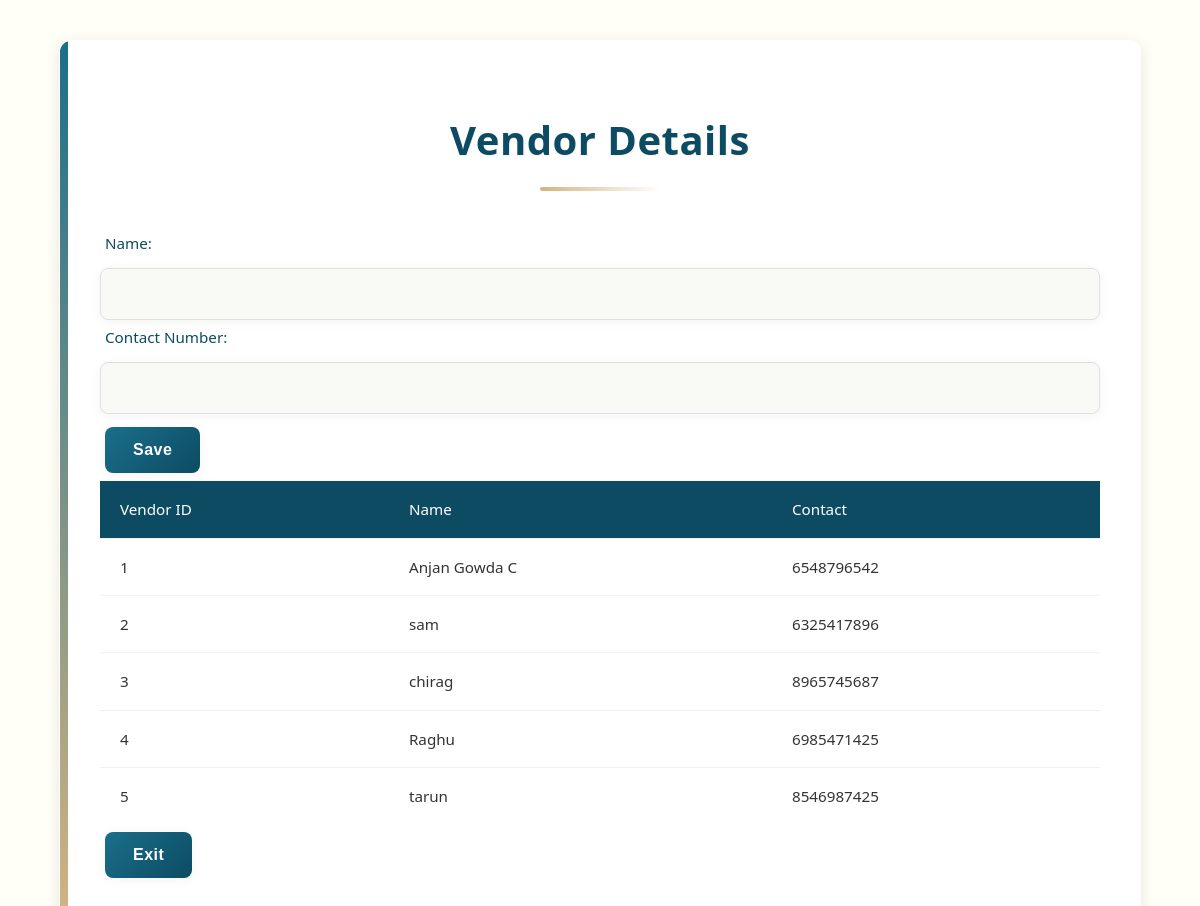
/vendor_details (signed in), run on an earlier commit of the app's database.
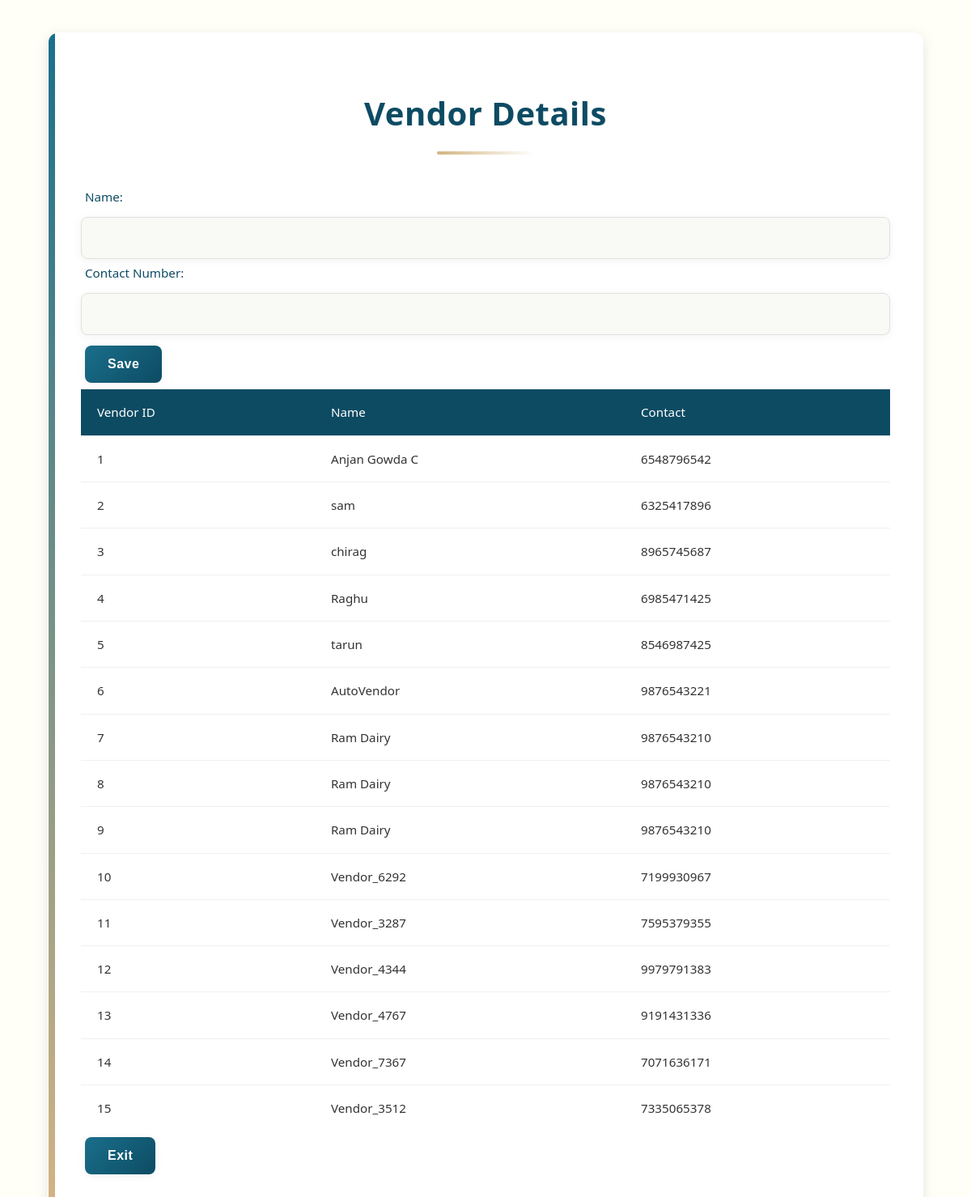
And on a later commit of the database.
### app.py (models this page shows)
class Vendor(db.Model):
    id = db.Column(db.Integer, primary_key=True)
    name = db.Column(db.String(50), nullable=False)
    contact = db.Column(db.String(10), nullable=False, unique=True)

### app.py (the view, shortened to what this page needs)
@app.route('/vendor_details', methods=['GET', 'POST'])
def vendor_details():
    if 'user' not in session:
        return redirect(url_for('login'))
    vendors = Vendor.query.all()
    return render_template('vendor_details.html', vendors=vendors)

### templates/vendor_details.html (shortened to what this page needs)
<!DOCTYPE html>
<html lang="en">
<head>
    <link rel="stylesheet" href="{{ url_for('static', filename='style.css') }}">
</head>
<body>
    <div class="container">
        <h1>Vendor Details</h1>
        <form method="POST">
            <label>Name:</label>
            <input type="text" name="name" required>
            <label>Contact Number:</label>
            <input type="text" name="contact" pattern="[5-9][0-9]{9}" required>
            <button type="submit">Save</button>
        </form>
        <table>
            <tr>
                <th>Vendor ID</th>
                <th>Name</th>
                <th>Contact</th>
            </tr>
            {% for vendor in vendors %}
            <tr>
                <td>{{ vendor.id }}</td>
                <td>{{ vendor.name }}</td>
                <td>{{ vendor.contact }}</td>
            </tr>
            {% endfor %}
        </table>
        <button onclick="location.href='/dashboard'">Exit</button>
    </div>
</body>
</html>

### static/style.css (style rules this page uses)
:root { --ivory: #fffff7; --cream: #fffdf5; --milk-white: #f9f9f5; --dairy-blue: #1a6f8b; --deep-blue: #0d4b63; --mint-cream: #e0f2e9; --forest-green: #2e8b57; --berry: #c45c66; --golden: #d4b483; --light-gold: #f5e8d0; --shadow-sm: 0 2px 12px rgba(0, 0, 0, 0.05); --shadow-md: 0 4px 16px rgba(0, 0, 0, 0.1); --shadow-lg: 0 8px 24px rgba(0, 0, 0, 0.15); --transition: all 0.3s cubic-bezier(0.25, 0.8, 0.25, 1); }
body { font-family: 'Montserrat', 'Segoe UI', sans-serif; background: var(--ivory); color: #333; margin: 0; padding: 0; min-height: 100vh; line-height: 1.6; background-image: url('/static/milk-splash-bg.png'); background-attachment: fixed; background-size: cover; background-position: center; }
.container { background-color: rgba(255, 255, 255, 0.92); border-radius: 12px; box-shadow: var(--shadow-md); padding: 40px; margin: 40px auto; width: 90%; max-width: 1000px; backdrop-filter: blur(5px); border: 1px solid rgba(255, 255, 255, 0.3); position: relative; overflow: hidden; }
.container::before { content: ''; position: absolute; top: 0; left: 0; width: 8px; height: 100%; background: linear-gradient(to bottom, var(--dairy-blue), var(--golden)); }
h1, h2, h3 { color: var(--deep-blue); text-align: center; margin-bottom: 25px; font-weight: 600; letter-spacing: 0.5px; text-shadow: 1px 1px 2px rgba(0,0,0,0.05); }
h1 { font-size: 2.5rem; position: relative; padding-bottom: 15px; }
h1::after { content: ""; display: block; width: 120px; height: 4px; background: linear-gradient(to right, var(--golden), transparent); margin: 15px auto 0; border-radius: 2px; }
label { display: block; margin: 0 0 8px 5px; font-weight: 500; color: var(--deep-blue); font-size: 0.95rem; }
input[type="text"], input[type="password"], input[type="number"], input[type="email"], input[type="date"], select, textarea { width: 100%; padding: 14px 16px; margin: 5px 0 5px; border: 1px solid #e0e0e0; border-radius: 8px; box-sizing: border-box; transition: var(--transition); background-color: white; font-family: inherit; font-size: 1rem; box-shadow: var(--shadow-sm); background-color: var(--milk-white); }
button, .btn { background: linear-gradient(135deg, var(--dairy-blue), var(--deep-blue)); color: white; border: none; padding: 14px 28px; border-radius: 8px; cursor: pointer; font-size: 1rem; font-weight: 600; transition: var(--transition); display: inline-block; text-align: center; text-decoration: none; margin: 8px 5px; box-shadow: var(--shadow-sm); letter-spacing: 0.5px; position: relative; overflow: hidden; }
button::after, .btn::after { content: ''; position: absolute; top: 0; left: 0; width: 100%; height: 100%; background: linear-gradient(rgba(255,255,255,0.1), rgba(255,255,255,0.3)); opacity: 0; transition: var(--transition); }
table { width: 100%; border-collapse: separate; border-spacing: 0; margin: 0; font-size: 0.95rem; }
th, td { padding: 16px 20px; text-align: left; border-bottom: 1px solid #f0f0f0; }
th { background-color: var(--deep-blue); color: white; font-weight: 500; position: sticky; top: 0; }
td { background-color: white; }
tr:last-child td { border-bottom: none; }

What changed in the data, as far as the page shows it:
added Vendor: id "6", name "AutoVendor", contact "9876543221"
added Vendor: id "7", name "Ram Dairy", contact "9876543210"
added Vendor: id "8", name "Ram Dairy", contact "9876543210"
added Vendor: id "9", name "Ram Dairy", contact "9876543210"
added Vendor: id "10", name "Vendor_6292", contact "7199930967"
added Vendor: id "11", name "Vendor_3287", contact "7595379355"
added Vendor: id "12", name "Vendor_4344", contact "9979791383"
added Vendor: id "13", name "Vendor_4767", contact "9191431336"
added Vendor: id "14", name "Vendor_7367", contact "7071636171"
added Vendor: id "15", name "Vendor_3512", contact "7335065378"
